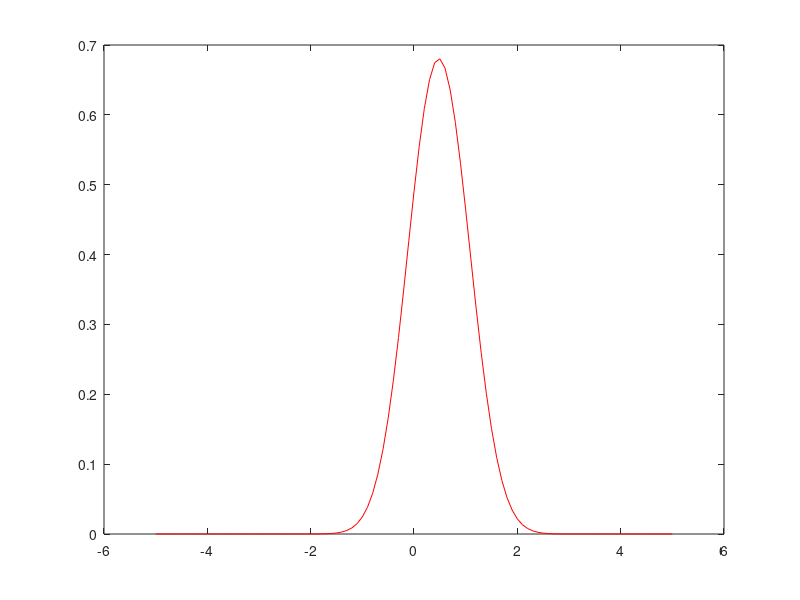
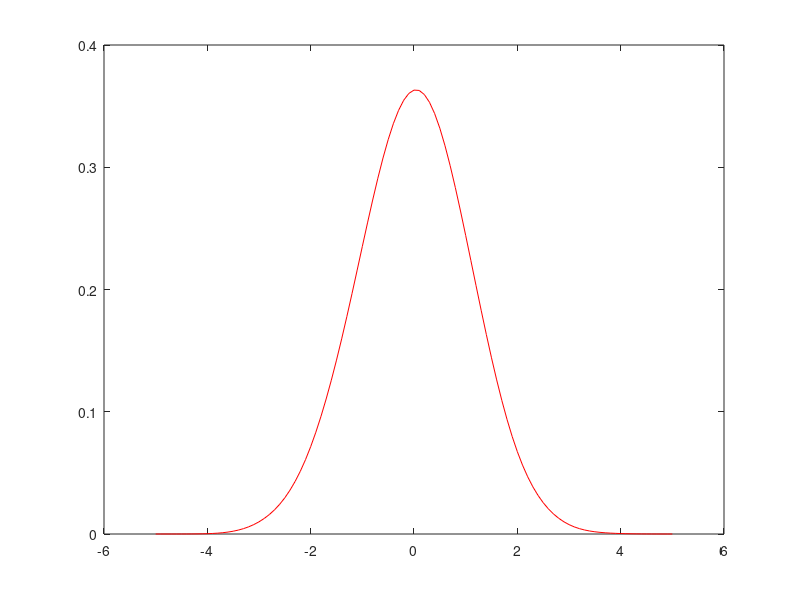

These figures' MATLAB source, in order:
clear all;
close all;

rand('seed',0');
randn('seed',0);

numDatos = 1000;
% ----------------- Uniforme


datos = rand(1,numDatos);


desvstandard=0.5;
x=-5:0.1:5;
h=zeros(1,length(x));
for i=1:length(datos),  
  h = h + normpdf(x,datos(i), desvstandard);   
end 
h = h / length(datos);

figure;
plot(x,h,'r');


media = mean(datos);
des = std(datos);


% ------------------ Normal

datos2 = randn(1,numDatos);

desvstandard=0.5;
x=-5:0.1:5;
h2=zeros(1,length(x));
for i=1:length(datos2),  
  h2 = h2 + normpdf(x,datos2(i), desvstandard);  
end 
h2 = h2 / length(datos2);

figure;
plot(x,h2,'r');


media2 = mean(datos2);
des2 = std(datos2);